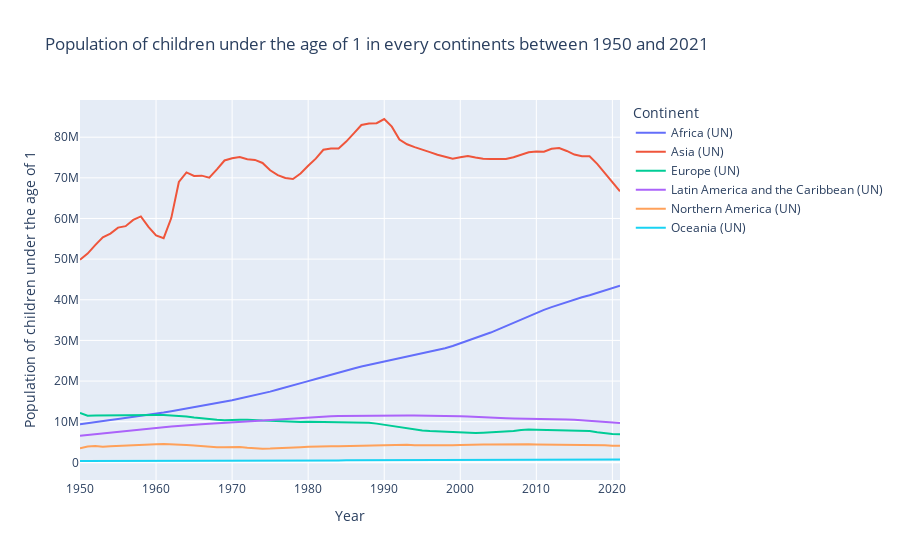

Notebook cell for this chart:
### Markdown cell above
## 2.1: Population of children under the age of 1

### Code cell
# Filter the DataFrame to select data related to other continents
continents_data = filtered_pop[~filtered_pop['Continents and World'].isin(['World'])]

# Columns to include in the plot
columns_to_plot = ['Population of children under the age of 1']

# Create an interactive line plot with multiple curves using Plotly Express
fig = px.line(continents_data, x='Year', y='Population of children under the age of 1', color='Continents and World', 
              title='Population of children under the age of 1 in every continents between 1950 and 2021', 
              labels={'value': 'Population', 'Year': 'Year', 'Continents and World': 'Continent'})

# Show the interactive line plot
fig.show()
